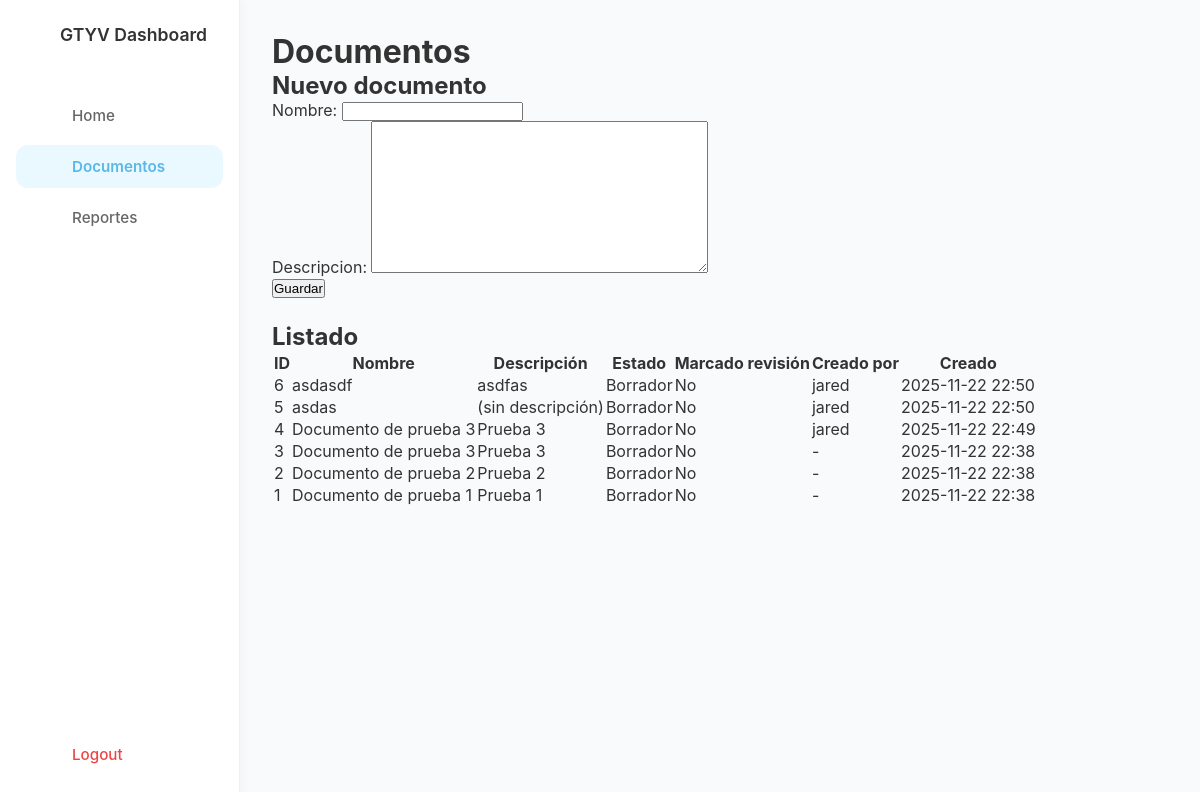
Screenshot of /documentos/ with the database file from the repository.
### documentos/models.py (models this page shows, shortened)
class Documento(models.Model):
    ESTADOS = [
        ("borrador", "Borrador"),
        ("revision", "En revisión"),
        ("aprobado", "Aprobado"),
        ("rechazado", "Rechazado"),
    ]
    nombre = models.CharField(max_length=255)
    descripcion = models.TextField(blank=True)
    fecha_creacion = models.DateTimeField(auto_now_add=True)
    fecha_actualizacion = models.DateTimeField(auto_now=True)
    creado_por = models.ForeignKey(
        User,
        on_delete=models.SET_NULL,
        null=True,
        blank=True,
        related_name="documentos_creados",
    )
    estado = models.CharField(max_length=20, choices=ESTADOS, default="borrador")
    marcado_para_revision = models.BooleanField(default=False)
    class Meta:
        ordering = ['-fecha_creacion']

### documentos/views.py (the view)
# urls.py: path('', views.documents_page, name='list'),
def documents_page(request):
    documentos = Documento.objects.all()
    if request.method == "POST":
        form = DocumentForm(request.POST)
        if form.is_valid():
            doc = form.save(commit=False)
            if request.user.is_authenticated:
                doc.creado_por = request.user
            doc.estado = "borrador"
            doc.save()
            return redirect("documentos:list")
    else:
        form = DocumentForm()
    return render(
        request,
        "documentos/list.html",
        {
            "documentos": documentos,
            "form": form,
        },
    )

### documentos/forms.py
class DocumentForm(forms.ModelForm):
    class Meta:
        model = Documento
        fields = ["nombre", "descripcion"]

### documentos/templates/documentos/list.html (shortened to what this page needs)
{% extends "base.html" %}
{% block content %}
<div class="page">
    <h1>Documentos</h1>
    <section style="margin-bottom: 24px;">
        <h2>Nuevo documento</h2>
        <form method="post">
            {{ form.as_p }}
            <button type="submit">Guardar</button>
        </form>
    </section>
    <section>
        <h2>Listado</h2>
        <table>
            <thead>
                <tr>
                    <th>ID</th>
                    <th>Nombre</th>
                    <th>Descripción</th>
                    <th>Estado</th>
                    <th>Marcado revisión</th>
                    <th>Creado por</th>
                    <th>Creado</th>
                </tr>
            </thead>
            <tbody>
                {% for doc in documentos %}
                <tr>
                    <td>{{ doc.id }}</td>
                    <td>{{ doc.nombre }}</td>
                    <td>{{ doc.descripcion|default:"(sin descripción)" }}</td>
                    <td>{{ doc.get_estado_display }}</td>
                    <td>{{ doc.marcado_para_revision|yesno:"Sí,No" }}</td>
                    <td>{{ doc.creado_por|default:"-" }}</td>
                    <td>{{ doc.fecha_creacion|date:"Y-m-d H:i" }}</td>
                </tr>
                {% empty %}
                <tr>
                    <td colspan="7">No hay documentos registrados.</td>
                </tr>
                {% endfor %}
            </tbody>
        </table>
    </section>
</div>
{% endblock %}

### templates/base.html (shortened to what this page needs)
<!DOCTYPE html>
<html lang="es">
<head>
    {% load static %}
    <link rel="stylesheet" href="{% static 'css/main.css' %}">
</head>
<body>
    <div class="dashboard-container">
        {% include "includes/_sidebar.html" %}
        <main class="main-content">
            {% block content %}
            {% endblock %}
        </main>
    </div>
</body>
</html>

### templates/includes/_sidebar.html (shortened to what this page needs)
<aside class="sidebar">
    <div class="sidebar-header">
        <div class="logo-placeholder">
            <span class="logo-text">GTYV Dashboard</span>
        </div>
    </div>
    <nav class="sidebar-nav">
        <ul class="nav-list">
            <li class="nav-item {% if request.path == '/' %}active{% endif %}">
                <a href="{% url 'core:dashboard' %}" class="nav-link">
                    <span class="link-text">Home</span>
                </a>
            </li>
            <li class="nav-item {% if '/documentos' in request.path %}active{% endif %}">
                <a href="{% url 'documentos:list' %}" class="nav-link">
                    <span class="link-text">Documentos</span>
                </a>
            </li>
            <li class="nav-item {% if '/reportes' in request.path %}active{% endif %}">
                <a href="{% url 'reportes:lista' %}" class="nav-link">
                    <span class="link-text">Reportes</span>
                </a>
            </li>
        </ul>
        <div class="nav-spacer"></div>
        <ul class="nav-list bottom-nav">
            <li class="nav-item {% if '/accounts/logout' in request.path %}active{% endif %}">
                <a href="{% url 'accounts:logout' %}" class="nav-link logout-link">
                    <span class="link-text">Logout</span>
                </a>
            </li>
        </ul>
    </nav>
</aside>

### static/css/main.css (style rules this page uses)
:root { --primary-color: #74cffe; --primary-hover: #5ab8e8; --bg-color: #ffffff; --text-color: #333333; --text-muted: #666666; --sidebar-width: 240px; --sidebar-collapsed-width: 70px; --border-color: #f0f0f0; --shadow-subtle: 2px 0 10px rgba(0, 0, 0, 0.03); --font-family: 'Inter', -apple-system, BlinkMacSystemFont, "Segoe UI", Roboto, Helvetica, Arial, sans-serif; --transition-speed: 0.3s; }
* { margin: 0; padding: 0; box-sizing: border-box; }
body { font-family: var(--font-family); background-color: #f9fafb; color: var(--text-color); height: 100vh; overflow: hidden; }
.dashboard-container { display: flex; height: 100%; }
.sidebar { width: var(--sidebar-width); background-color: var(--bg-color); border-right: 1px solid var(--border-color); display: flex; flex-direction: column; height: 100%; box-shadow: var(--shadow-subtle); transition: width var(--transition-speed) ease; position: relative; z-index: 10; }
.sidebar-header { height: 70px; display: flex; align-items: center; padding: 0 24px; border-bottom: 1px solid transparent; }
.logo-placeholder { display: flex; align-items: center; gap: 12px; font-weight: 600; font-size: 1.1rem; color: var(--text-color); white-space: nowrap; overflow: hidden; }
.sidebar-nav { flex: 1; display: flex; flex-direction: column; padding: 24px 16px; overflow-y: auto; }
.nav-list { list-style: none; display: flex; flex-direction: column; gap: 8px; }
.nav-item { width: 100%; }
.nav-link { display: flex; align-items: center; gap: 16px; padding: 12px 16px; text-decoration: none; color: var(--text-muted); border-radius: 12px; transition: all 0.2s ease; font-weight: 500; font-size: 0.95rem; white-space: nowrap; overflow: hidden; }
.nav-item.active .nav-link { background-color: rgba(116, 207, 254, 0.15); color: var(--primary-hover); font-weight: 600; }
.nav-spacer { flex: 1; min-height: 40px; }
.logout-link { color: #ef4444; margin-top: auto; }
.main-content { flex: 1; padding: 32px; overflow-y: auto; }

### rows the page displays
Documento: id "6", nombre "asdasdf", descripcion "asdfas", estado "Borrador", marcado_para_revision "No", creado_por "jared", fecha_creacion "2025-11-22 22:50"
Documento: id "5", nombre "asdas", descripcion "(sin descripción)", estado "Borrador", marcado_para_revision "No", creado_por "jared", fecha_creacion "2025-11-22 22:50"
Documento: id "4", nombre "Documento de prueba 3", descripcion "Prueba 3", estado "Borrador", marcado_para_revision "No", creado_por "jared", fecha_creacion "2025-11-22 22:49"
Documento: id "3", nombre "Documento de prueba 3", descripcion "Prueba 3", estado "Borrador", marcado_para_revision "No", creado_por "-", fecha_creacion "2025-11-22 22:38"
Documento: id "2", nombre "Documento de prueba 2", descripcion "Prueba 2", estado "Borrador", marcado_para_revision "No", creado_por "-", fecha_creacion "2025-11-22 22:38"
Documento: id "1", nombre "Documento de prueba 1", descripcion "Prueba 1", estado "Borrador", marcado_para_revision "No", creado_por "-", fecha_creacion "2025-11-22 22:38"
